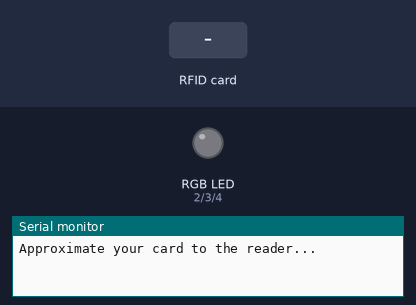
The sketch below on a simulated Arduino Uno, built with avr-gcc and run on an emulated ATmega328P. Parts: an RGB LED mixed from three pins (HIGH = lit), the last lines printed to the serial monitor. Inputs (shaded band) come from the test bench. Pins used as bus, display or sensor lines are not drawn.

Above: at 1.2 s.
1.3 s: RFID card 51 B6 EA A9 held to the reader
At 11.4 s:
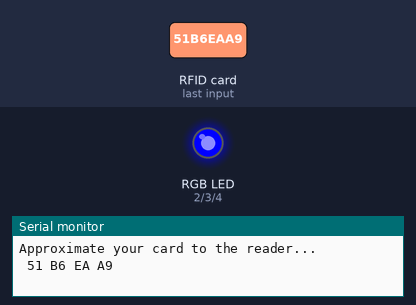
At 12.3 s:
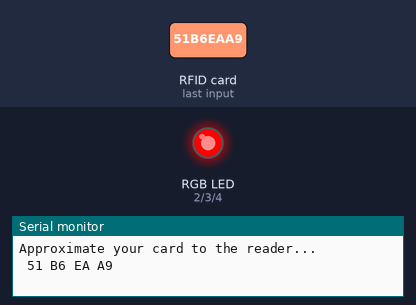
Timing chart, 0 to 13.8 s (numbered marks = the images above; inputs shaded):
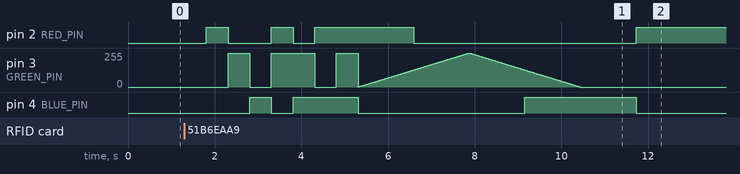

Measured:
- after the input at 1.3 s, pin 2 (RED_PIN): goes HIGH 0.50 s, LOW 1.0 s, HIGH 0.50 s, LOW 0.50 s, HIGH 2.3 s, LOW 5.1 s, then HIGH, starting after 0.51 s; pin 3 (GREEN_PIN): 0/255 → 255/255 after 1.0 s, → 0/255 0.50 s later, → 255/255 0.50 s later, → 0/255 1.0 s later, … (516 changes in this stretch)

The sketch:

RFID_control_ledRGB.ino
```cpp
//Bai 15

#include <SPI.h>
#include <MFRC522.h>
#include <Wire.h>

#define SS_PIN 10
#define RST_PIN 9
String content= "";
const int RED_PIN = 2;
const int GREEN_PIN = 3;
const int BLUE_PIN = 4;

MFRC522 mfrc522(SS_PIN, RST_PIN);

int DELAY_TIME = 500;

void setup()
{
  Serial.begin(9600);
  SPI.begin();
  mfrc522.PCD_Init();
  Serial.println("Approximate your card to the reader...");
  Serial.println();

  pinMode(RED_PIN, OUTPUT);
  pinMode(GREEN_PIN, OUTPUT);
  pinMode(BLUE_PIN, OUTPUT);

}
void loop()
{

  if ( ! mfrc522.PICC_IsNewCardPresent())
  {
    return;
  }

  if ( ! mfrc522.PICC_ReadCardSerial())
  {
    return;
  }

  byte letter;
  for (byte i = 0; i < mfrc522.uid.size; i++)
  {
     //Serial.println(frc522.uid.uidByte[i], HEX);
     content.concat(String(mfrc522.uid.uidByte[i] < 0x10 ? " 0" : " "));
     content.concat(String(mfrc522.uid.uidByte[i], HEX));
  }
  content.toUpperCase();Serial.println(content);
  if (content.substring(1) == "51 B6 EA A9")
  {
    content="";
    displayAllBasicColors(content);

    showSpectrum();

    }
    else {
      Serial.println("Access denied");
    }
    delay(1000);

}

int recieveData(String content){
  if (content.substring(1) == "51 B6 EA A9")
    return 0;
  else 1;
}


void displayAllBasicColors(String content)
{


  digitalWrite(RED_PIN, LOW);
  digitalWrite(GREEN_PIN, LOW);
  digitalWrite(BLUE_PIN, LOW);

  delay(DELAY_TIME);

  digitalWrite(RED_PIN, HIGH);
  digitalWrite(GREEN_PIN, LOW);
  digitalWrite(BLUE_PIN, LOW);

  delay(DELAY_TIME);

  digitalWrite(RED_PIN, LOW);
  digitalWrite(GREEN_PIN, HIGH);
  digitalWrite(BLUE_PIN, LOW);

  delay(DELAY_TIME);

  digitalWrite(RED_PIN, LOW);
  digitalWrite(GREEN_PIN, LOW);
  digitalWrite(BLUE_PIN, HIGH);

  delay(DELAY_TIME);

  digitalWrite(RED_PIN, HIGH);
  digitalWrite(GREEN_PIN, HIGH);
  digitalWrite(BLUE_PIN, LOW);

  delay(DELAY_TIME);

  digitalWrite(RED_PIN, LOW);
  digitalWrite(GREEN_PIN, HIGH);
  digitalWrite(BLUE_PIN, HIGH);

  delay(DELAY_TIME);

  digitalWrite(RED_PIN, HIGH);
  digitalWrite(GREEN_PIN, LOW);
  digitalWrite(BLUE_PIN, HIGH);

  delay(DELAY_TIME);

  digitalWrite(RED_PIN, HIGH);
  digitalWrite(GREEN_PIN, HIGH);
  digitalWrite(BLUE_PIN, HIGH);

  delay(DELAY_TIME);

}


void showSpectrum()
{

  for (int i = 0; i < 768; i++)
  {
    showRGB(i);
    delay(10);
  }
}


void showRGB(int color)
{
  int redPWM;
  int greenPWM;
  int bluePWM;


  if (color <= 255)
  {
    redPWM = 255 - color;
    greenPWM = color;
    bluePWM = 0;
  }
  else if (color <= 511)
  {
    redPWM = 0;
    greenPWM = 255 - (color - 256);
    bluePWM = (color - 256);
  }
  else
  {
    redPWM = (color - 512);
    greenPWM = 0;
    bluePWM = 255 - (color - 512);
  }


  analogWrite(RED_PIN, redPWM);
  analogWrite(BLUE_PIN, bluePWM);
  analogWrite(GREEN_PIN, greenPWM);
}
```
